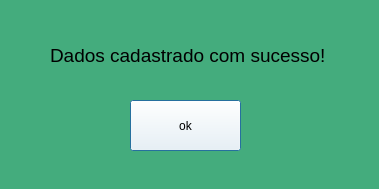
<?xml version="1.0" encoding="UTF-8"?>
<ui version="4.0">
 <class>Dialog</class>
 <widget class="QDialog" name="Dialog">
  <property name="geometry">
   <rect>
    <x>0</x>
    <y>0</y>
    <width>379</width>
    <height>189</height>
   </rect>
  </property>
  <property name="windowTitle">
   <string>Dialog</string>
  </property>
  <property name="styleSheet">
   <string notr="true">background-color: rgb(68, 172, 125);</string>
  </property>
  <widget class="QLabel" name="label">
   <property name="geometry">
    <rect>
     <x>50</x>
     <y>20</y>
     <width>291</width>
     <height>71</height>
    </rect>
   </property>
   <property name="text">
    <string>&lt;html&gt;&lt;head/&gt;&lt;body&gt;&lt;p&gt;&lt;span style=&quot; font-size:14pt;&quot;&gt;Dados cadastrado com sucesso!&lt;/span&gt;&lt;/p&gt;&lt;/body&gt;&lt;/html&gt;</string>
   </property>
  </widget>
  <widget class="QPushButton" name="btn_ok">
   <property name="geometry">
    <rect>
     <x>130</x>
     <y>100</y>
     <width>111</width>
     <height>51</height>
    </rect>
   </property>
   <property name="styleSheet">
    <string notr="true">background-color: rgb(255, 255, 255);
font: 14pt &quot;Ubuntu&quot;;</string>
   </property>
   <property name="text">
    <string>ok</string>
   </property>
  </widget>
 </widget>
 <resources/>
 <connections/>
</ui>
